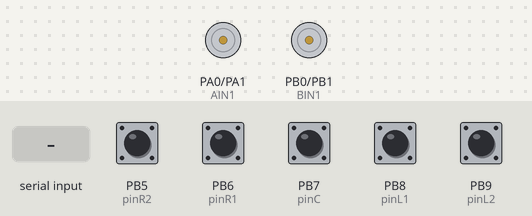
The sketch below on a simulated STM32 Blue Pill. Parts: motor-driver pin pairs drawn as motors (green arrow = first pin HIGH = forward, orange = second pin HIGH = backward, longer = more drive). Inputs (shaded band) come from the test bench; at power-on: PB5 (pinR2), PB6 (pinR1), PB7 (pinC), PB8 (pinL1), PB9 (pinL2) HIGH.

Above: at 1.2 s.
1.3 s: "auto\n" received over the second serial link
At 2.5 s:
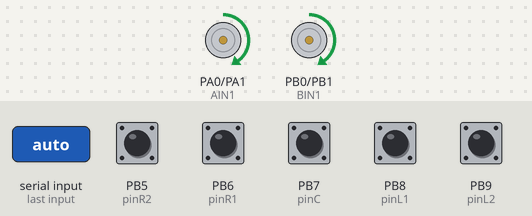
2.8 s: PB5 (pinR2) pulled LOW for 0.15 s
At 2.87 s:
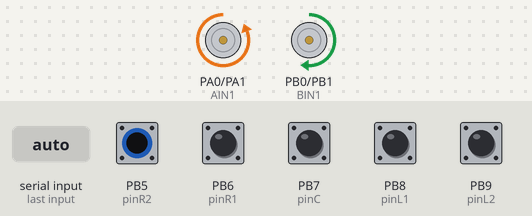
4.4 s: PB6 (pinR1) pulled LOW for 0.15 s
At 4.47 s:
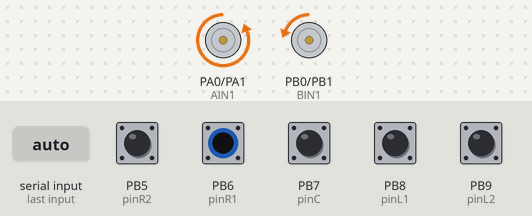
6.0 s: PB7 (pinC) pulled LOW for 0.15 s
At 6.07 s:
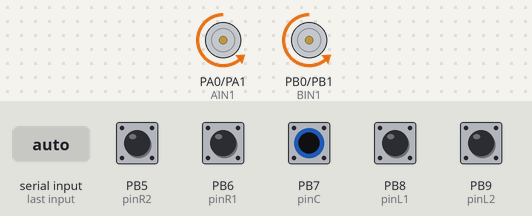
7.6 s: PB8 (pinL1) pulled LOW for 0.15 s
At 7.67 s:
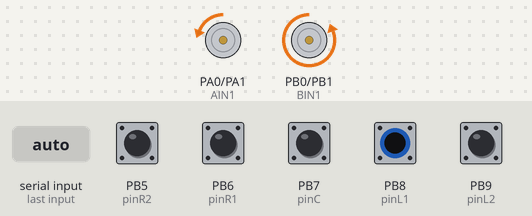
9.2 s: PB9 (pinL2) pulled LOW for 0.15 s
At 9.27 s:
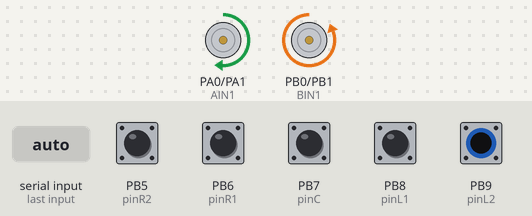
Timing chart, 0 to 11.8 s (numbered marks = the images above; inputs shaded):
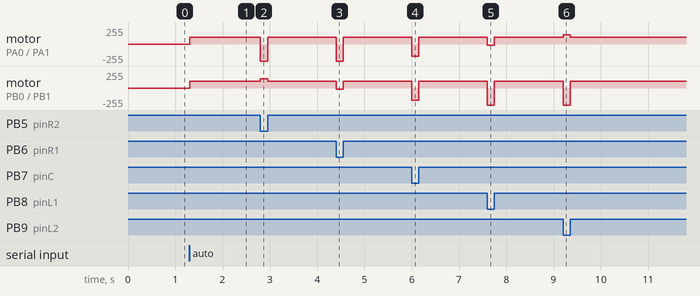

The sketch:

error_speed.ino
```cpp
// ======================================================
// STM32 Robot: PWM + PID (Safe Version - No Upload Pin Conflict)
// มอเตอร์: ซ้าย PA0, PA1 | ขวา PB0, PB1 (PWM Ready!)
// เซนเซอร์: PB5, PB6, PB7, PB8, PB9 (เดิมเป๊ะ)
// ======================================================

const int pinL2 = PB9;  // กำหนดขา PB9 เป็นเซนเซอร์ตัวซ้ายสุด (L2)
const int pinL1 = PB8;  // กำหนดขา PB8 เป็นเซนเซอร์ตัวซ้ายกลาง (L1)
const int pinC  = PB7;  // กำหนดขา PB7 เป็นเซนเซอร์ตัวกลาง (C)
const int pinR1 = PB6;  // กำหนดขา PB6 เป็นเซนเซอร์ตัวขวากลาง (R1)
const int pinR2 = PB5;  // กำหนดขา PB5 เป็นเซนเซอร์ตัวขวาสุด (R2)

#define AIN1 PA0  // กำหนดนิยาม AIN1 ใช้ขา PA0 (ควบคุมทิศทาง/ความเร็วมอเตอร์ซ้าย)
#define AIN2 PA1  // กำหนดนิยาม AIN2 ใช้ขา PA1 (ควบคุมทิศทาง/ความเร็วมอเตอร์ซ้าย)
#define BIN1 PB0  // มอเตอร์ขวา (ย้ายมา PB0 รองรับสัญญาณ PWM)
#define BIN2 PB1  // มอเตอร์ขวา (ย้ายมา PB1 รองรับสัญญาณ PWM)

float Kp = 80.0;  // ค่าอัตราส่วนขยาย Proportional (ปรับความไวตามระยะห่างจากเส้น)
float Kd = 30.0;  // ค่าอัตราส่วนขยาย Derivative (ช่วยลดอาการส่ายและชะลอการเลี้ยวแรงเกินไป)
int lastError = 0;  // ตัวแปรเก็บค่าความผิดพลาด (Error) ของรอบที่แล้ว
int baseSpeed = 180;  // ความเร็วพื้นฐานของมอเตอร์ (ค่า PWM ช่วง 0 - 255)

bool isAutoMode = false;  // ตัวแปรเก็บสถานะโหมด (true = อัตโนมัติด้วย PID, false = บังคับมือ)

void setup() {
  Serial.begin(115200);   // UART1 (PA9, PA10) ยังใช้งานดู Log ได้ปกติ เริ่มการสื่อสาร USB
  Serial2.begin(115200);  // UART2 (PA2, PA3) เริ่มการสื่อสารบลูทูธ

  pinMode(AIN1, OUTPUT); pinMode(AIN2, OUTPUT);  // ตั้งค่าขาควบคุมมอเตอร์ซ้ายเป็นขาออก (OUTPUT)
  pinMode(BIN1, OUTPUT); pinMode(BIN2, OUTPUT);  // ตั้งค่าขาควบคุมมอเตอร์ขวาเป็นขาออก (OUTPUT)

  pinMode(pinL2, INPUT_PULLUP); pinMode(pinL1, INPUT_PULLUP);  // ตั้งค่าขาเซนเซอร์ L2, L1 เป็น INPUT ดึงแรงดันขึ้น (PULLUP)
  pinMode(pinC,  INPUT_PULLUP); pinMode(pinR1, INPUT_PULLUP);  // ตั้งค่าขาเซนเซอร์ C, R1 เป็น INPUT ดึงแรงดันขึ้น (PULLUP)
  pinMode(pinR2, INPUT_PULLUP);  // ตั้งค่าขาเซนเซอร์ R2 เป็น INPUT ดึงแรงดันขึ้น (PULLUP)

  stopMotor();  // สั่งให้มอเตอร์หยุดหมุนก่อนเริ่มต้นการทำงาน
}

void loop() {
  if (Serial2.available() > 0) {  // ตรวจสอบว่ามีข้อมูลส่งมาจากบลูทูธ (Serial2) หรือไม่
    String command = Serial2.readStringUntil('\n');  // อ่านข้อความจนกระทั่งเจอการขึ้นบรรทัดใหม่
    command.trim(); command.toLowerCase();  // ตัดช่องว่างหน้า-หลัง และแปลงข้อความให้เป็นตัวพิมพ์เล็กทั้งหมด

    if (command.indexOf("auto") >= 0) isAutoMode = true;  // ถ้ามีคำว่า "auto" ให้เปิดโหมดอัตโนมัติ
    else if (command.indexOf("manual") >= 0) { isAutoMode = false; stopMotor(); }  // ถ้ามีคำว่า "manual" ให้ปิดโหมดออโต้แล้วหยุดมอเตอร์

    if (!isAutoMode) {  // ถ้าอยู่ในโหมด MANUAL (บังคับมือ)
      if      (command.indexOf("forward") >= 0)  setSpeed(200, 200);   // คำสั่ง "forward" ให้เดินหน้า ความเร็ว 200
      else if (command.indexOf("backward") >= 0) setSpeed(-200, -200); // คำสั่ง "backward" ให้ถอยหลัง ความเร็ว 200
      else if (command.indexOf("left") >= 0)     setSpeed(-180, 180);  // คำสั่ง "left" ให้หมุนกลับตัวไปทางซ้าย
      else if (command.indexOf("right") >= 0)    setSpeed(180, -180);  // คำสั่ง "right" ให้หมุนกลับตัวไปทางขวา
      else if (command.indexOf("stop") >= 0)     stopMotor();          // คำสั่ง "stop" ให้หยุดมอเตอร์
    }
  }

  if (isAutoMode) runPID();  // ถ้าเปิดโหมดอัตโนมัติ ให้ประมวลผลการวิ่งตามเส้นด้วยระบบ PID
}

void runPID() {
  int s[5] = {digitalRead(pinL2), digitalRead(pinL1), digitalRead(pinC), digitalRead(pinR1), digitalRead(pinR2)};  // อ่านค่าจากเซนเซอร์ทั้ง 5 ตัวเข้าอาร์เรย์ s

  int blackCount = 0;  // ตัวแปรนับจำนวนเซนเซอร์ที่ตรวจพบเส้นสีดำ
  for(int i=0; i<5; i++) if(s[i] == 0) blackCount++;  // ถ้าค่าเซนเซอร์เป็น 0 (พบสีดำ) ให้เพิ่มจำนวน blackCount
  if (blackCount >= 4) { brakeMotor(); isAutoMode = false; return; }  // ถ้าเจอสีดำตั้งแต่ 4 ดวงขึ้นไป (เข้าเส้นชัย) ให้เบรกทันทีและปิดโหมดออโต้

  int error = 0;  // ตัวแปรเก็บค่าเบี่ยงเบนจากศูนย์กลางเส้น
  if      (s[0] == 0) error = -4;  // เซนเซอร์ซ้ายสุดเจอเส้น ดำ = เบี่ยงขวามาก (Error -4)
  else if (s[1] == 0) error = -2;  // เซนเซอร์ซ้ายกลางเจอเส้น ดำ = เบี่ยงขวาเล็กน้อย (Error -2)
  else if (s[2] == 0) error = 0;   // เซนเซอร์กลางเจอเส้น ดำ = อยู่ตรงกลางพอดี (Error 0)
  else if (s[3] == 0) error = 2;   // เซนเซอร์ขวากลางเจอเส้น ดำ = เบี่ยงซ้ายเล็กน้อย (Error 2)
  else if (s[4] == 0) error = 4;   // เซนเซอร์ขวาสุดเจอเส้น ดำ = เบี่ยงซ้ายมาก (Error 4)
  else if (blackCount == 0) { setSpeed(-100, -100); return; }  // ถ้าไม่เจอสีดำเลยสักดวง (หลุดเส้น) ให้ถอยหลังช้าๆ เพื่อกลับเข้าหาเส้น

  int output = (Kp * error) + (Kd * (error - lastError));  // คำนวณค่าควบคุม PID: (Kp * Error) + (Kd * ผลต่างของ Error)
  lastError = error;  // บันทึกค่า Error ปัจจุบันไว้ใช้เป็น lastError ในรอบถัดไป

  setSpeed(baseSpeed + output, baseSpeed - output);  // ปรับความเร็วมอเตอร์ซ้าย-ขวา ตามผลลัพธ์ PID ที่คำนวณได้
}

void setSpeed(int left, int right) {
  left = constrain(left, -255, 255);    // จำกัดช่วงความเร็วมอเตอร์ซ้ายให้อยู่ระหว่าง -255 ถึง 255
  right = constrain(right, -255, 255);  // จำกัดช่วงความเร็วมอเตอร์ขวาให้อยู่ระหว่าง -255 ถึง 255

  if (left >= 0) { analogWrite(AIN1, 0); analogWrite(AIN2, left); }  // ถ้าค่าเป็นบวก สั่งมอเตอร์ซ้ายหมุนเดินหน้าด้วยความเร็วแบบ PWM
  else { analogWrite(AIN1, abs(left)); analogWrite(AIN2, 0); }       // ถ้าค่าเป็นลบ สั่งมอเตอร์ซ้ายหมุนถอยหลังด้วยความเร็วแบบ PWM (ใช้ค่าสัมบูรณ์)

  if (right >= 0) { analogWrite(BIN1, 0); analogWrite(BIN2, right); }  // ถ้าค่าเป็นบวก สั่งมอเตอร์ขวาหมุนเดินหน้าด้วยความเร็วแบบ PWM
  else { analogWrite(BIN1, abs(right)); analogWrite(BIN2, 0); }       // ถ้าค่าเป็นลบ สั่งมอเตอร์ขวาหมุนถอยหลังด้วยความเร็วแบบ PWM (ใช้ค่าสัมบูรณ์)
}

void stopMotor() {
  analogWrite(AIN1, 0); analogWrite(AIN2, 0);  // ปล่อยสัญญาณ PWM เป็น 0 ทั้งสองขาของมอเตอร์ซ้าย (หยุดหมุน/ปล่อยไหล)
  analogWrite(BIN1, 0); analogWrite(BIN2, 0);  // ปล่อยสัญญาณ PWM เป็น 0 ทั้งสองขาของมอเตอร์ขวา (หยุดหมุน/ปล่อยไหล)
}

void brakeMotor() {
  digitalWrite(AIN1, HIGH); digitalWrite(AIN2, HIGH);  // ช็อตขั้วมอเตอร์ซ้ายด้วยสัญญาณ HIGH ทั้งคู่ (Active Brake ล็อคล้อหยุดทันที)
  digitalWrite(BIN1, HIGH); digitalWrite(BIN2, HIGH);  // ช็อตขั้วมอเตอร์ขวาด้วยสัญญาณ HIGH ทั้งคู่ (Active Brake ล็อคล้อหยุดทันที)
  delay(150); stopMotor();  // ล็อคค้างไว้ 150 มิลลิวินาที แล้วตัดสัญญาณไฟกลับเป็นหยุดปกติ
}
```

Measured:
- after the input at 1.3 s, motor on PA0 (AIN1) / PA1 (AIN2), motor on PB0 (BIN1) / PB1 (BIN2): stopped → forward 100/255 at once
- after the input at 2.8 s, motor on PA0 (AIN1) / PA1 (AIN2): forward 100/255 → backward 255/255 at once, → forward 100/255 0.15 s later; motor on PB0 (BIN1) / PB1 (BIN2): forward 100/255 → forward 140/255 at once, → forward 100/255 0.15 s later
- after the input at 4.4 s, motor on PA0 (AIN1) / PA1 (AIN2): forward 100/255 → backward 255/255 at once, → forward 100/255 0.15 s later; motor on PB0 (BIN1) / PB1 (BIN2): forward 100/255 → backward 20/255 at once, → forward 100/255 0.15 s later
- after the input at 6.0 s, motor on PA0 (AIN1) / PA1 (AIN2), motor on PB0 (BIN1) / PB1 (BIN2): forward 100/255 → backward 180/255 at once, → forward 100/255 0.15 s later
- after the input at 7.6 s, motor on PA0 (AIN1) / PA1 (AIN2): forward 100/255 → backward 20/255 at once, → forward 100/255 0.15 s later; motor on PB0 (BIN1) / PB1 (BIN2): forward 100/255 → backward 255/255 at once, → forward 100/255 0.15 s later
- after the input at 9.2 s, motor on PA0 (AIN1) / PA1 (AIN2): forward 100/255 → forward 140/255 at once, → forward 100/255 0.15 s later; motor on PB0 (BIN1) / PB1 (BIN2): forward 100/255 → backward 255/255 at once, → forward 100/255 0.15 s later
